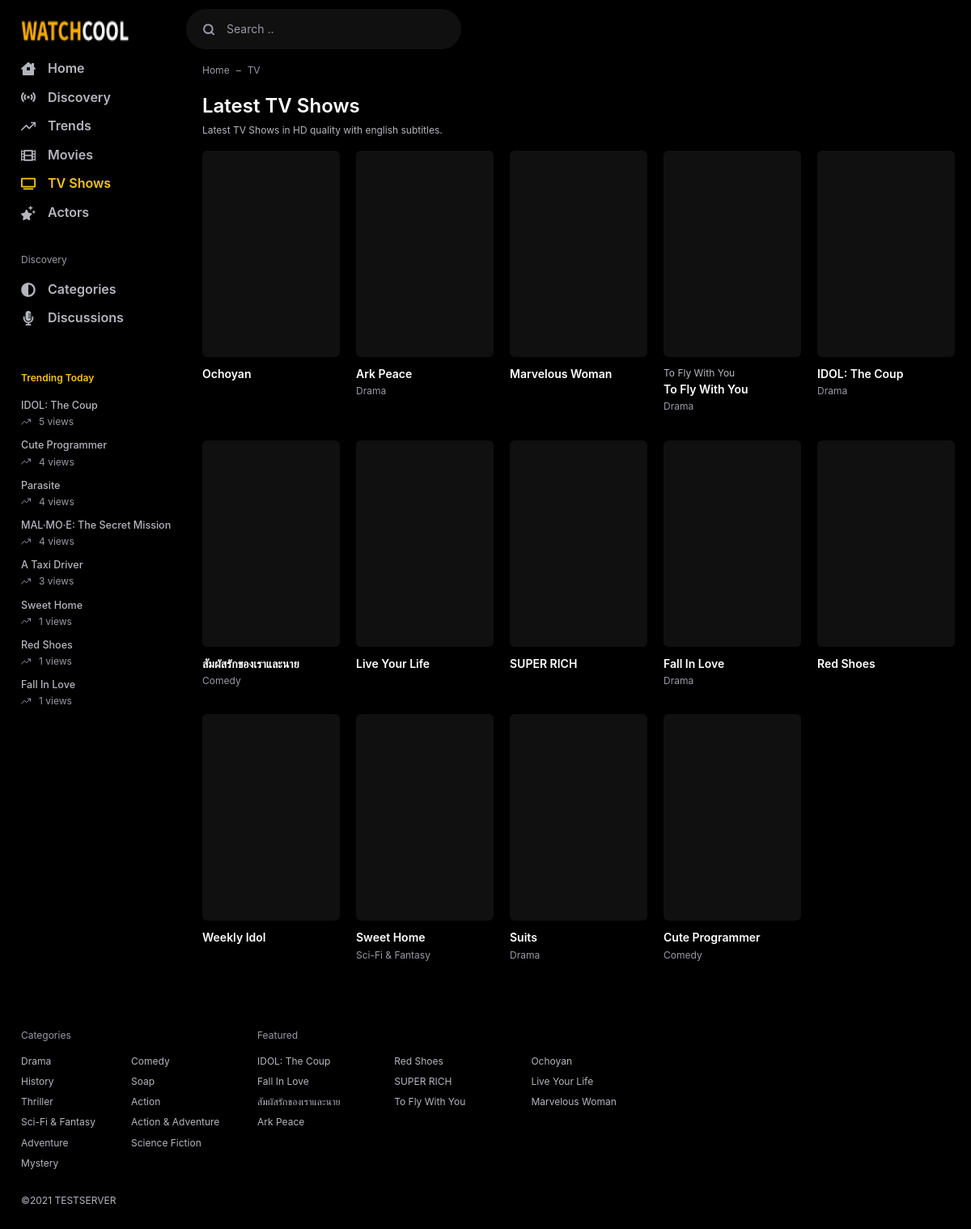
/web16/tvs/, run on the app's committed database.
### webapp/models/movie.py (models this page shows, shortened)
class Movie(AbsShow):
    media_type=models.CharField(default="MOVIE",max_length=5)
    class Meta:
        ordering = ("-added_on","-release_date",)
        db_table = "movie"

### webapp/models/tv.py (models this page shows, shortened)
class TV(AbsShow):
    media_type=models.CharField(default="TV",max_length=2)
    class Meta:
        ordering = ("-added_on","-release_date",)
        verbose_name_plural = "TV Shows"
        db_table = "tv"

### webapp/models/common.py (models this page shows, shortened)
class Genre(models.Model):
    movie = models.ManyToManyField(Movie,related_name="genre",related_query_name="has_genre")
    tv = models.ManyToManyField(TV,related_name="genre",related_query_name="has_genre")
    name = models.CharField(max_length=20,unique=True)
    color = models.CharField(max_length=9,null=True,blank=True,default=generateRandomColor,editable=True)

### webapp/views.py (the view)
# urls.py: path("tvs/",cache_page(CACHE_TIME)(views.TVList.as_view()),name="tv_list"),
class TVList(ListView):
    model = TV
    template_name = "webapp/show_list.html"
    context_object_name = 'shows'
    paginate_by = 40
    def get_queryset(self):
        return self.model.objects.filter(published=True)
    def get_context_data(self, **kwargs):
        context = super().get_context_data(**kwargs)
        context["currentPage"] = "tvs"
        title = f"List all TV Shows | {self.request.get_host()}"
        context["title"] = title
        context["description"] = title
        return context

### adminDashboard/templatetags/classname.py (called while the page is built)
@register.filter(name="getClassName")
def getClassName(value):
    return value.__class__.__name__

### webapp/context_processors.py (called while the page is built)
def tvsViewin(days,get):
    return ViewLog.objects.filter(movie=None,
        viewed_on__date__gte=(datetime.date.today()-datetime.timedelta(days=days))).values(
        "tv",
        slug = F("tv__slug"),
        title=F("tv__title"),
        themoviedb_id = F("tv__themoviedb_id"),
        original_title = F("tv__original_title"),
        imdb_id = F("tv__imdb_id"),
        trailer = F("tv__trailer"),
        published = F("tv__published"),
        runtime = F("tv__runtime"),
        added_on = F("tv__added_on"),
        updated_on = F("tv__updated_on"),
        media_type = F("tv__media_type"),
        poster_path=F("tv__poster_path"),
        overview=F("tv__overview"),
        vote_average=F("tv__vote_average"),
        backdrop_path=F("tv__backdrop_path"),
        release_date=F("tv__release_date"),
        ).annotate(views=Count("tv")).order_by()[:get]

def config(request=None):
    data = cache.get_many(KEYS)
    if not data:
        data = cache_context()
        cache.set_many(data,settings.CACHE_TIME)
    return data

### webapp/templates/webapp/show_list.html (shortened to what this page needs)
{% extends 'webapp/_base.html' %}
{% load static %}
{% block content %}
<div class="app-content">
    <nav>
        <ol class="breadcrumb">
            <li class="breadcrumb-item"><a href="{% url 'app_webapp:home' %}">
                    Home</a></li>
            <li class="breadcrumb-item active">
                {% if currentPage == 'tvs' %}
                TV
                {% elif currentPage == 'movies' %}
                Movie
                {% elif currentPage == 'category' %}
                Category
                {% elif currentPage == 'discovery' %}
                Discovery
                {% endif %}
            </li>
        </ol>
    </nav>
    <div class="d-flex">
        <div class="app-content">
            <div class="app-section">
                <div class="mb-3">
                    <div class="text-24 text-white font-weight-bold">
                        {% if currentPage == 'tvs' %}
                        Latest
                        TV Shows
                        {% elif currentPage == 'movies' %}
                        Latest
                        Movies
                        {% elif currentPage == 'category' %}
                        {{category}}
                        {% elif currentPage == 'discovery' %}
                        Discovery
                        {% endif %}
                    </div>
                    <div class="subtext text-12">
                        Latest
                        {% if currentPage == 'tvs' %}
                        TV Shows
                        {% elif currentPage == 'movies' %}
                        Movies
                        {% elif currentPage == 'category'  %}
                        {{category}} TV Shows and Movies
                        {% elif currentPage == 'discovery' %}
                        TV Shows and Movies
                        {% endif %}
                        in HD quality with english subtitles. </div>
                </div>
                <div class="row row-cols-md-5 row-cols-2">
                    {% for show in shows %}
                        {% include 'webapp/includes/show.html' with show=show only %}
                    {% endfor %}
                </div>
            </div>
        </div>
    </div>
</div>
{% endblock content %}

### webapp/templates/webapp/_base.html (shortened to what this page needs)
<!DOCTYPE html> {% load static %}
<html lang="en">
<head>
    <link as="style" media="all" rel="stylesheet preload prefetch" href="{% static 'webapp/css/app.css' %}"
        type="text/css" />
</head>
<body>
    <div class="container">
        <div class="app">
            <div class="app-header">
                <div class="navbar navbar-expand-lg">
                    <div class="app-navbar">
                        <a href="{% url 'app_webapp:home' %}" class="navbar-brand">
                            <img src="{{logo.url}}" alt="{{title}}" width="134" height="40">
                        </a>
                    </div>
                    <form class="header-search input-group d-md-block d-none" method="post"
                        action="{% url 'app_webapp:search' %}" id="navbarToggler">
                        <div class="typeahead__container app-search">
                            <div class="typeahead__field">
                                <div class="typeahead__query">
                                    <label for="search-input" class="btn px-0 mb-0" aria-label="Search">
                                        <svg class="icon">
                                            <use
                                                xlink:href="{% static 'webapp/public/assets/img/sprite.svg' %}#search" />
                                        </svg>
                                    </label>
                                    <input class="video-search form-control" name="q" type="text" id="search-input"
                                        placeholder="Search .." autocomplete="off">
                                </div>
                            </div>
                        </div>
                    </form>
                </div>
            </div>
            <div class="app-wrapper">
                <div class="app-aside nav-aside" id="aside">
                    <ul class="nav">
                        <li class="{% if currentPage == 'home' %}active{% endif %}">
                            <a href="{% url 'app_webapp:home' %}">
                                <svg class="nav-icon">
                                    <use xlink:href="{% static 'webapp/public/assets/img/sprite.svg' %}#house" />
                                </svg> Home
                            </a>
                        </li>
                        <li class="{% if currentPage == 'discovery' %}active{% endif %}">
                            <a href="{% url 'app_webapp:discovery' %}">
                                <svg class="nav-icon">
                                    <use xlink:href="{% static 'webapp/public/assets/img/sprite.svg' %}#discovery" />
                                </svg> Discovery
                            </a>
                        </li>
                        <li class="{% if currentPage == 'trends' %}active{% endif %}">
                            <a href="{% url 'app_webapp:trends' %}">
                                <svg class="nav-icon">
                                    <use xlink:href="{% static 'webapp/public/assets/img/sprite.svg' %}#trend" />
                                </svg> Trends
                            </a>
                        </li>
                        <li class="{% if currentPage == 'movies' %}active{% endif %}">
                            <a href="{% url 'app_webapp:movie_list' %}">
                                <svg class="nav-icon">
                                    <use xlink:href="{% static 'webapp/public/assets/img/sprite.svg' %}#film" />
                                </svg> Movies
                            </a>
                        </li>
                        <li class="{% if currentPage == 'tvs' %}active{% endif %}">
                            <a href="{% url 'app_webapp:tv_list' %}">
                                <svg class="nav-icon">
                                    <use xlink:href="{% static 'webapp/public/assets/img/sprite.svg' %}#tv" />
                                </svg> TV Shows
                            </a>
                        </li>
                        <li class="{% if currentPage == 'actors' %}active{% endif %}">
                            <a href="{% url 'app_webapp:actor_list' %}">
                                <svg class="nav-icon">
                                    <use xlink:href="{% static 'webapp/public/assets/img/sprite.svg' %}#actors" />
                                </svg> Actors
                            </a>
                        </li>
                        <li class="nav-header">
                            Discovery
                        </li>
                        <li>
                            <a href="{% url 'app_webapp:category' %}">
                                <svg class="nav-icon">
                                    <use xlink:href="{% static 'webapp/public/assets/img/sprite.svg' %}#categories" />
                                </svg> Categories
                            </a>
                        </li>
                        <li>
                            <a href="{% url 'app_webapp:discussions' %}">
                                <svg class="nav-icon">
                                    <use xlink:href="{% static 'webapp/public/assets/img/sprite.svg' %}#discussion" />
                                </svg> Discussions
                            </a>
                        </li>
                    </ul>
                    <ul class="nav-trend d-none d-lg-block">
                        <li class="nav-header">Trending Today</li>
                        {% for show in most_popular_shows %}
                        <li>
                            <a href="
                            {% if show.tv %}
                                {% url 'app_webapp:tv_detail' show.slug %}
                            {% else %}
                                {% url 'app_webapp:movie_detail' show.slug %}
                            {% endif %}
                            " class="nav-content">
                                <div>{{show.title}}</div>
                                <div class="view">
                                    <svg>
                                        <use xlink:href="{% static 'webapp/public/assets/img/sprite.svg' %}#trend" />
                                    </svg>
                                    <div>{{show.views}} views</div>
                                </div>
                            </a>
                        </li>
                        {% endfor %}
                    </ul>
                </div>
                <div class="app-container flex-fill">
                    <div class="container">
                        {% block content %} {% endblock content %}
                    </div>
                </div>
            </div>
            <div class="app-footer">
                <div class="row">
                    <div class="col-md-3">
                        <div class="footer-nav">
                            <div class="nav-head">
                                Categories
                            </div>
                            <div class="nav-col-2">
                                {% for genre in genres %}
                                <a href="{% url 'app_webapp:category' genre.name %}"
                                    title="{{genre.name}}">{{genre.name}}</a>
                                {% endfor %}
                            </div>
                        </div>
                    </div>
                    <div class="col-md-6">
                        <div class="footer-nav">
                            <div class="nav-head">
                                Featured
                            </div>
                            <div class="nav-col-3">
                                {% for show in featured %}
                                <a href="{% url 'app_webapp:tv_detail' show.slug %}"
                                    title="{{show.title}}">{{show.title}}</a>
                                {% endfor %}
                            </div>
                        </div>
                    </div>
                    <div class="col-md-12">
                    </div>
                    <div class="col-md-12 text-12">
                        <div class="row">
                            <div class="col-md-8">
                                <div class="my-2">©{% now 'Y' %} {{request.get_host|upper}} </div>
                            </div>
                        </div>
                    </div>
                </div>
            </div>
        </div>
    </div>
</body>
</html>

### webapp/templates/webapp/includes/show.html (shortened to what this page needs)
{% load static classname %}
<div class="col">
    <div class="list-movie">
        <a href="
        {% if show|getClassName|lower == 'tv' %}
            {% url 'app_webapp:tv_detail' show.slug %}
        {% else %}
            {% url 'app_webapp:movie_detail' show.slug %}
        {% endif %}
        " class="list-media">
            <div class="list-media-attr">
            </div>
            <div class="media media-cover" data-src="{{show.poster_path}}"></div>
        </a>
        <div class="list-caption">
            <a href="
            {% if show|getClassName|lower == 'tv' %}
                {% url 'app_webapp:tv_detail' show.slug %}
            {% else %}
                {% url 'app_webapp:movie_detail' show.slug %}
            {% endif %}
        " class="list-titlesub">{{show.tagline}} </a>
            <a href="
            {% if show|getClassName|lower == 'tv' %}
                {% url 'app_webapp:tv_detail' show.slug %}
            {% else %}
                {% url 'app_webapp:movie_detail' show.slug %}
            {% endif %}
            " class="list-title">{{show.title}}</a>
            {% with genre=show.genre.all.0 %}
                {% if genre %}
                    <a href="{% url 'app_webapp:category' genre.name %}" class="list-category">{{genre.name}}</a>
                {% endif %}
            {% endwith %}
        </div>
    </div>
</div>

### data on the page
Movie: title "Parasite", views "4"
Movie: title "MAL·MO·E: The Secret Mission", views "4"
Movie: title "A Taxi Driver", views "3"
TV: title "Sweet Home", views "1", genre.all.0.name "Sci-Fi & Fantasy"
TV: title "Red Shoes", views "1"
TV: title "Fall In Love", views "1", genre.all.0.name "Drama"
TV: title "Ochoyan"
TV: title "Ark Peace", genre.all.0.name "Drama"
TV: title "Marvelous Woman"
TV: tagline "To Fly With You", title "To Fly With You", genre.all.0.name "Drama"
TV: title "IDOL: The Coup", genre.all.0.name "Drama"
TV: title "สัมผัสรักของเราและนาย", genre.all.0.name "Comedy"
TV: title "Live Your Life"
TV: title "SUPER RICH"
TV: title "Weekly Idol"
TV: title "Suits", genre.all.0.name "Drama"
TV: title "Cute Programmer", genre.all.0.name "Comedy"
Genre: name "Drama"
Genre: name "Comedy"
Genre: name "History"
Genre: name "Soap"
Genre: name "Thriller"
Genre: name "Action"
Genre: name "Sci-Fi & Fantasy"
Genre: name "Action & Adventure"
Genre: name "Adventure"
Genre: name "Science Fiction"
Genre: name "Mystery"

### other printed values
{{ show.title }} "IDOL: The Coup" "Cute Programmer"
{{ show.views }} "5" "4"
{{ request.get_host|upper }} "TESTSERVER"
